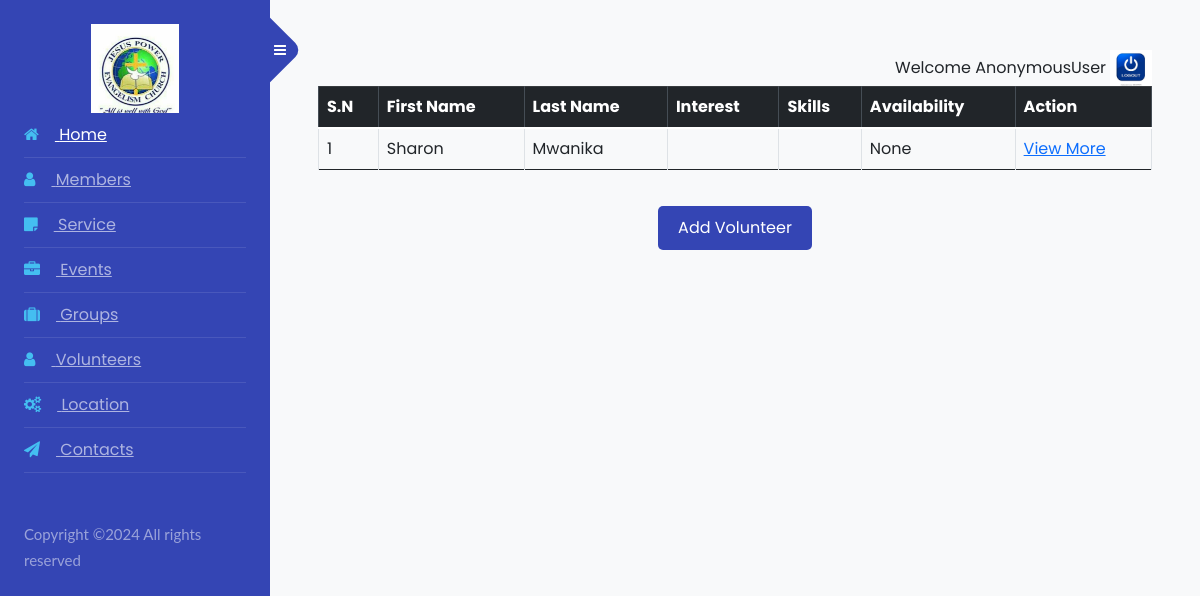
/volunteers/, run on an earlier commit of the app's database.
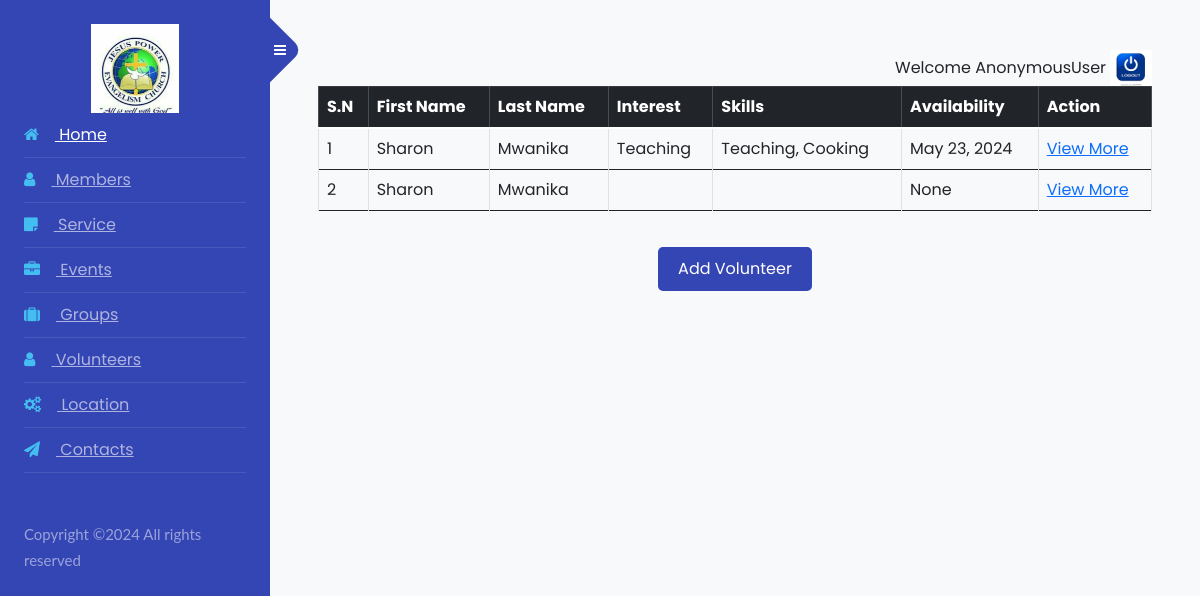
And on a later commit of the database.
### volunteers/models.py (models this page shows, shortened)
class Volunteer(models.Model):
    SKILL_CHOICES = [
        ('teaching', 'Teaching'),
        ('cooking', 'Cooking'),
        ('driving', 'Driving'),
        ('cleaning', 'Cleaning'),
    ]
    INTEREST_CHOICES = SKILL_CHOICES  # Assuming interests are the same as skills. Adjust as needed.
    first_name = models.CharField(max_length=100)
    last_name = models.CharField(max_length=100)
    email = models.EmailField(unique=True)
    phone_number = models.CharField(max_length=15, blank=True)
    address = models.TextField(blank=True)
    skills = MultiSelectField(choices=SKILL_CHOICES, blank=True, max_choices=10, max_length=100)
    interests = MultiSelectField(choices=INTEREST_CHOICES, blank=True, max_choices=10, max_length=100)
    availability = models.DateField(blank=True, null=True)

### volunteers/views.py (the view)
# urls.py: path('volunteers/', volunteer_list, name='volunteer_list'),
def volunteer_list(request):
    volunteers = Volunteer.objects.all().order_by('-id')
    return render(request, 'volunteers/volunteer_list.html', {'volunteers': volunteers})

### volunteers/templates/volunteers/volunteer_list.html (shortened to what this page needs)
{% extends "admin-sidebar.html" %}
{% block content %}
{% load static %}
    <link href="https://cdn.jsdelivr.net/npm/bootstrap@5.0.2/dist/css/bootstrap.min.css" rel="stylesheet"
>
        <link rel="stylesheet" href="{% static 'css/volunteers.css' %}">
</head>
<body>
    <div class="table-responsive">
        <table class="table table-hover table-bordered">
            <thead class="table-dark">
                <tr>
                    <th>S.N</th>
                    <th>First Name</th>
                    <th>Last Name</th>
                    <th>Interest</th>
                    <th>Skills</th>
                    <th>Availability</th>
                    <th>Action</th>
                </tr>
            </thead>
            <tbody>
                {% for volunteer in volunteers %}
                <tr>
                    <td>{{ forloop.counter }}</td>
                    <td>{{ volunteer.first_name }} </td>
                    <td>{{ volunteer.last_name }}</td>
                    <td>{{ volunteer.interests }}</td>
                    <td>{{ volunteer.skills }}</td>
                    <td>{{ volunteer.availability }}</td>
                    <td><a href="{% url 'volunteer_detail' volunteer.id %}">View More </a></td>
                </tr>
                {% endfor %}
            </tbody>
        </table>
    </div>
        <div class="add-volunteer">
            <a href="{% url 'add_volunteer' %}" class="btn btn-primary">Add Volunteer</a>
        </div>
    </div>
{% endblock %}

### dashboard/templates/admin-sidebar.html (shortened to what this page needs)
{% load static %}
<!doctype html>
<html lang="en">
<head>
  <link rel="stylesheet" href="{% static 'css/typography.css' %}">
  <link rel="stylesheet" href="{% static 'css/responsive.css' %}">
  <link rel="stylesheet" href="https://stackpath.bootstrapcdn.com/font-awesome/4.7.0/css/font-awesome.min.css">
  <link rel="stylesheet" href="{% static 'css/side.css' %}">
</head>
<body>
  <div class="wrapper d-flex align-items-stretch">
    <nav id="sidebar">
      <div class="custom-menu">
        <button type="button" id="sidebarCollapse" class="btn btn-primary">
          <i class="fa fa-bars"></i>
        </button>
      </div>
      <div class="p-4">
        <center>
        <img src="{% static 'images/church.jpg' %}" alt="logo" class="resized">
      </center>
          <ul class="list-unstyled components mb-5">
          <li class="active">
            <a href="{% url 'admin_dashboard' %}"><span class="fa fa-home mr-3"></span> Home</a>
          </li>
          <li>
            <a href="{% url 'member_list' %}"><span class="fa fa-user mr-3"></span> Members</a>
          </li>
          <li>
            <a href="{% url 'service_list' %}"><span class="fa fa-sticky-note mr-3 "></span> Service</a>
          </li>
          <li>
            <a href="{% url 'event_list' %}"><span class="fa fa-briefcase mr-3"></span> Events</a>
          </li>
          <li>
            <a href="{% url 'group_list' %}"><span class="fa fa-suitcase mr-3"></span> Groups</a>
          </li>
          <li>
            <a href="{% url 'volunteer_list' %}"><span class="fa fa-user mr-3"></span> Volunteers</a>
          </li>
          <li>
            <a href="{% url 'location_list' %}"><span class="fa fa-cogs mr-3"></span> Location</a>
          </li>
          <li>
            <a href="{% url 'contact_list' %}"><span class="fa fa-paper-plane mr-3"></span> Contacts</a>
          </li>
        </ul>
        <div class="footer">
          <p>
            Copyright &copy;<script>document.write(new Date().getFullYear());</script> All rights reserved
          </p>
        </div>
      </div>
    </nav>
    <div id="content" class="p-4 p-md-5 pt-5">
      <div class="nav_bar">
      Welcome {{ user}}
      <a href="{% url 'user_logout' %}"><img src="{% static 'images/logout1.jpeg' %}" alt="Edit" class="resized-image"></a>
    </div>
      {% block content %}
      {% endblock %}
    </div>
</body>
</html>

### assets/css/volunteers.css (style rules this page uses)
body { background-color: #f8f9fa; font-family: 'Poppins', sans-serif; }
.btn-primary { background-color: #007bff; border: none; padding: 10px 20px; font-size: 1rem; border-radius: 5px; transition: background-color 0.3s ease; }
.add-volunteer { text-align: center; margin-top: 20px; }

### dashboard/templates/admin-sidebar.html (style rules this page uses)
.resized { width: 40%; height: auto; }
.nav_bar { text-align: end; padding-top: 2px; }
.resized-image { width: 5%; }

What changed in the data, as far as the page shows it:
added Volunteer: first_name "Sharon", last_name "Mwanika", interests "Teaching", skills "Teaching, Cooking", availability "May 23, 2024"
